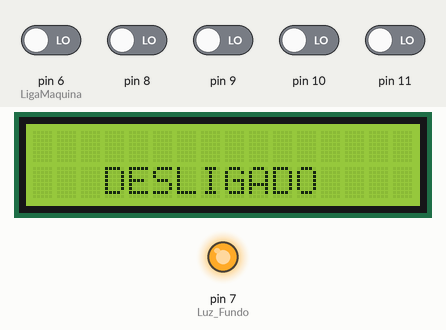
A sketch run on a simulated Arduino Uno, built with avr-gcc and run on an emulated ATmega328P. Shown: 16×2 character LCD, output pins drawn as LEDs (lit = HIGH). The inputs (shaded band) are chosen by the test bench; at power-on: pin 6 (LigaMaquina), pin 8–11 LOW.

Above: at 3.0 s.
3.1 s: pin 6 (LigaMaquina) driven HIGH
At 3.7 s:
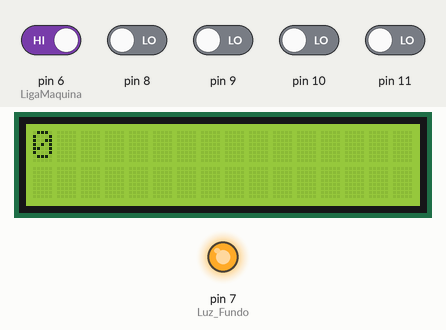
At 5.9 s:
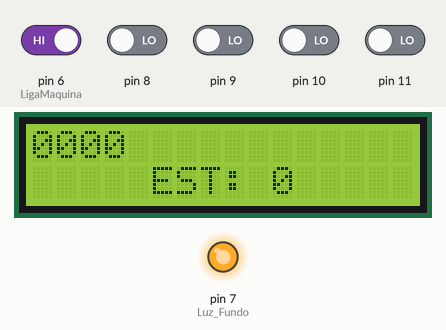
6.1 s: pin 6 (LigaMaquina) driven LOW
At 7.3 s:
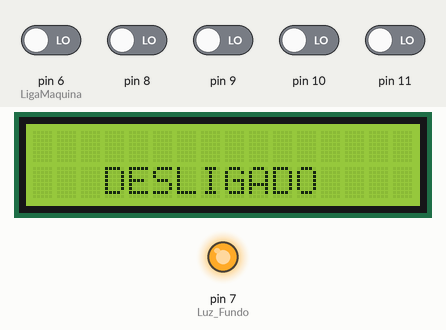
Timing chart, 0 to 9.1 s (numbered marks = the images above; inputs shaded):
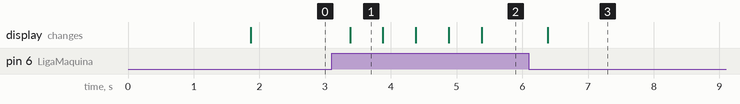

The sketch:

codefinal.ino.ino
```cpp
#include <LiquidCrystal.h> // declara a utilização da biblioteca LiquidCrystal

#define Luz_Fundo  7
#define LigaMaquina  6
#define TamanhoFita 4
//cria um objeto tipo LiquidCrystal que chamei de "lcd" nos pinos citados:
LiquidCrystal lcd(1, 0, 5, 4, 3, 2);
bool continua = true;
int cabecote = 0;
int estado = 0;
bool divisivel = false;
int fita[TamanhoFita];
bool pegarvalor = true;
void setup()
{
  lcd.begin(16, 2); // Iniciando o objeto "lcd" de 2 linhas e 16 colunas
  pinMode(Luz_Fundo, OUTPUT); //define o pino como saída
  pinMode(LigaMaquina, INPUT);
  pinMode(8, INPUT);
  pinMode(9, INPUT);
  pinMode(10, INPUT);
  pinMode(11, INPUT);
  digitalWrite(Luz_Fundo, HIGH); // Liga a luz do display.
  lcd.setCursor(0, 0); // seta o cursor para: (coluna = 0, linha = 0)
  lcd.print(" Maquina Turing ");
  delay(1800);

}

void loop()
{
  if (digitalRead(LigaMaquina) == 1)//MAQUINA LIGADA
  {
    if (continua)//FITA NÃO ACABOU AINDA
    {
      lcd.clear();
      if(pegarvalor){
      fita[0] = digitalRead(11);
      fita[1] = digitalRead(10);
      fita[2] = digitalRead(9);
      fita[3] = digitalRead(8);
      pegarvalor=false;
      }

      lcd.setCursor(0, 0);
      for (int i = 0; i < TamanhoFita; i++)
      {
        lcd.print(fita[i]);
        delay(500);
      }

    lcd.setCursor(0, 1);
            for (int i = 0; i < TamanhoFita; i++)
            {
                if (i == cabecote-1)
                {
                    lcd.print("|");
                }
                else
                {
                    lcd.print(" ");
                }
                //delay(500);
            }

            lcd.print(" EST: ");
            lcd.print(estado);
            delay(500);

            switch (estado)
            {
            case 0:
                if (fita[cabecote] == 1)
                {
                    estado = 1;
                }
                if (cabecote >= TamanhoFita)
                {
                    estado = 3;
                    continua = false;
                }
                break;
            case 1:
                if (fita[cabecote] == 1)
                {
                    estado = 0;
                }
                if (fita[cabecote] == 0)
                {
                    estado = 2;
                }
                if (cabecote >= TamanhoFita)
                {
                    continua = false;
                }
                break;
            case 2:
                if (fita[cabecote] == 0)
                {
                    estado = 1;
                }
                if (cabecote >= TamanhoFita)
                {
                    continua = false;
                }
                break;
            }
            cabecote += 1;

            if (estado == 3)
            {
                continua = false;
                divisivel = true;
            }
        }
        else//FITA JA ACABOU
        {
            lcd.clear();
            lcd.setCursor(0, 0);
            for (int i = 0; i < TamanhoFita; i++)//COLOCAR VALOR
            {
                lcd.print(fita[i]);
                delay(500);
            }
            if (divisivel == true)//E DIVISIVEL
            {
                lcd.setCursor(0, 1);
                lcd.print("DIVISIVEL");
            }
            else//NAO DIVISIVEL
            {
                lcd.setCursor(0, 1);
                lcd.print("NAO DIVISIVEL");
            }
        }
  }
  else//DESLIGADO
  {
    lcd.clear();
    lcd.setCursor(0, 1);
    lcd.print("   DESLIGADO  ");

    cabecote = 0;
    estado = 0;
    continua = true;
    divisivel = false;
    pegarvalor=true;
  }
  delay(500);
}
```

code.c
```cpp
#include <stdio.h>
#define true 1
#define false 0

int main()
{
    int fita[8];
    int cabecote = 0;
    int estado = 0;
    int continua = true;
    int divisivel = false;
    int digitalRead;

    for (int i = 0; i < 8; i++)
    {
        printf("Digite o binario [%d]:", i);
        scanf("%d", &fita[i]);
    }
    printf(" Maquina Turing ");

    scanf("%d", &digitalRead);
    if (digitalRead == 1) // MAQUINA LIGADA
    {
        while (continua) // FITA NÃO ACABOU AINDA
        {
            printf(" EST: %d\n", estado);
            for (int i = 0; i < 8; i++)
            {
                printf("%d", fita[i]);
            }
            printf("\n");

            for (int i = 0; i < 8; i++)
            {
                if (i == cabecote)
                {
                    printf("|");
                }
                else
                {
                    printf(" ");
                }
            }
            printf("\n");

            switch (estado)
            {
            case 0:
                if (fita[cabecote] == 1)
                {
                    estado = 1;
                }
                if (cabecote >= 8)
                {
                    estado = 3;
                    continua = false;
                }
                break;
            case 1:
                if (fita[cabecote] == 1)
                {
                    estado = 0;
                }
                if (fita[cabecote] == 0)
                {
                    estado = 2;
                }
                if (cabecote >= 8)
                {
                    continua = false;
                }
                break;
            case 2:
                if (fita[cabecote] == 0)
                {
                    estado = 1;
                }
                if (cabecote >= 8)
                {
                    continua = false;
                }
                break;
            }
            cabecote += 1;

            if (estado == 3)
            {
                continua = false;
                divisivel = true;
            }
        } // FITA JA ACABOU

        for (int i = 0; i < 8; i++) // COLOCAR VALOR
        {
            printf("%d", fita[i]);
        }
        printf("\n");
        if (divisivel == true) // E DIVISIVEL
        {
            printf("DIVISIVEL");
        }
        else // NAO DIVISIVEL
        {
            printf("NAO DIVISIVEL");
        }
    }
    else // DESLIGADO
    {
        printf("DESLIGADO");
    }

    return 0;
}
```

Measured:
- after the input at 3.1 s, the display: changes after 0.28 s (image 1)
- after the input at 6.1 s, the display: changes after 0.29 s (image 3)
- what the display in image 1 shows lasts 0.5 s, from 3.4 s to 3.9 s
